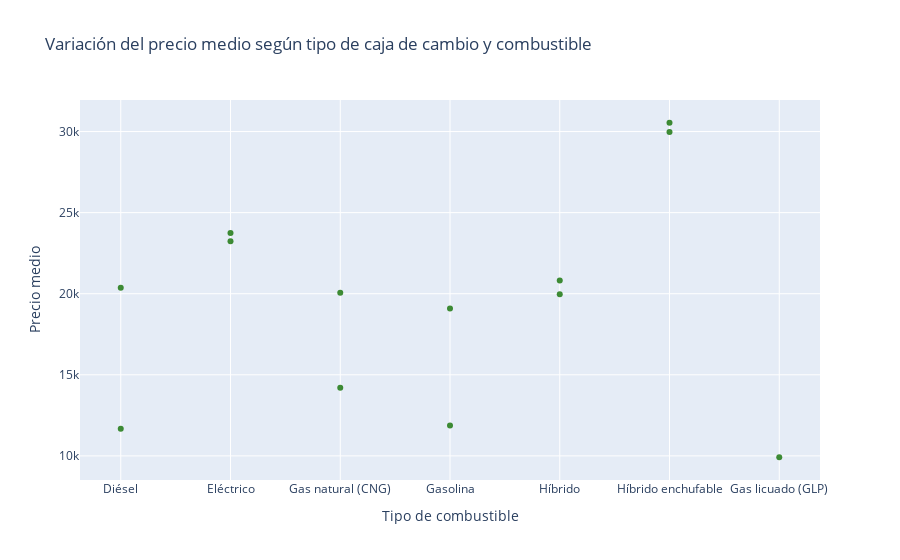

The notebook cell saved with this chart:
### Code cell
df_fuel = df_fuel.iloc[:100,:]

import plotly.graph_objs as go

trace1 = go.Scatter(
    x = df_fuel["fuel"],
    y = df_fuel["price"],
    name = "price",
    mode = "markers",
    marker = dict(color = 'rgba(16, 112, 2, 0.8)'),
    text = df_fuel["shift"]
)


data = [trace1] #lista
layout = dict(title = "Variación del precio medio según tipo de caja de cambio y combustible",
xaxis = dict(title="Tipo de combustible", ticklen = 5),
yaxis = dict(title="Precio medio", ticklen = 5))

fig = go.Figure(data = data, layout = layout)

iplot(fig)

### Figure 1 — Plotly figure (JSON) as saved in the notebook; plotly's stock layout.template omitted (floating-point values rounded to 4 significant figures)
{"data": [{"marker": {"color": "rgba(16, 112, 2, 0.8)"}, "mode": "markers", "name": "price", "text": ["Automático", "Automático", "Automático", "Automático", "Automático", "Automático", "Manual", "Manual", "Manual", "Manual", "Manual", "Manual", "Manual"], "type": "scatter", "x": ["Diésel", "Eléctrico", "Gas natural (CNG)", "Gasolina", "Híbrido", "Híbrido enchufable", "Diésel", "Eléctrico", "Gas licuado (GLP)", "Gas natural (CNG)", "Gasolina", "Híbrido", "Híbrido enchufable"], "y": [20370.0, 23230.0, 20065, 19090.0, 19970.0, 29970.0, 11680.0, 23745, 9917.0, 14208, 11870.0, 20820.0, 30540.0]}], "layout": {"title": {"text": "Variación del precio medio según tipo de caja de cambio y combustible"}, "xaxis": {"ticklen": 5, "title": {"text": "Tipo de combustible"}}, "yaxis": {"ticklen": 5, "title": {"text": "Precio medio"}}}}
